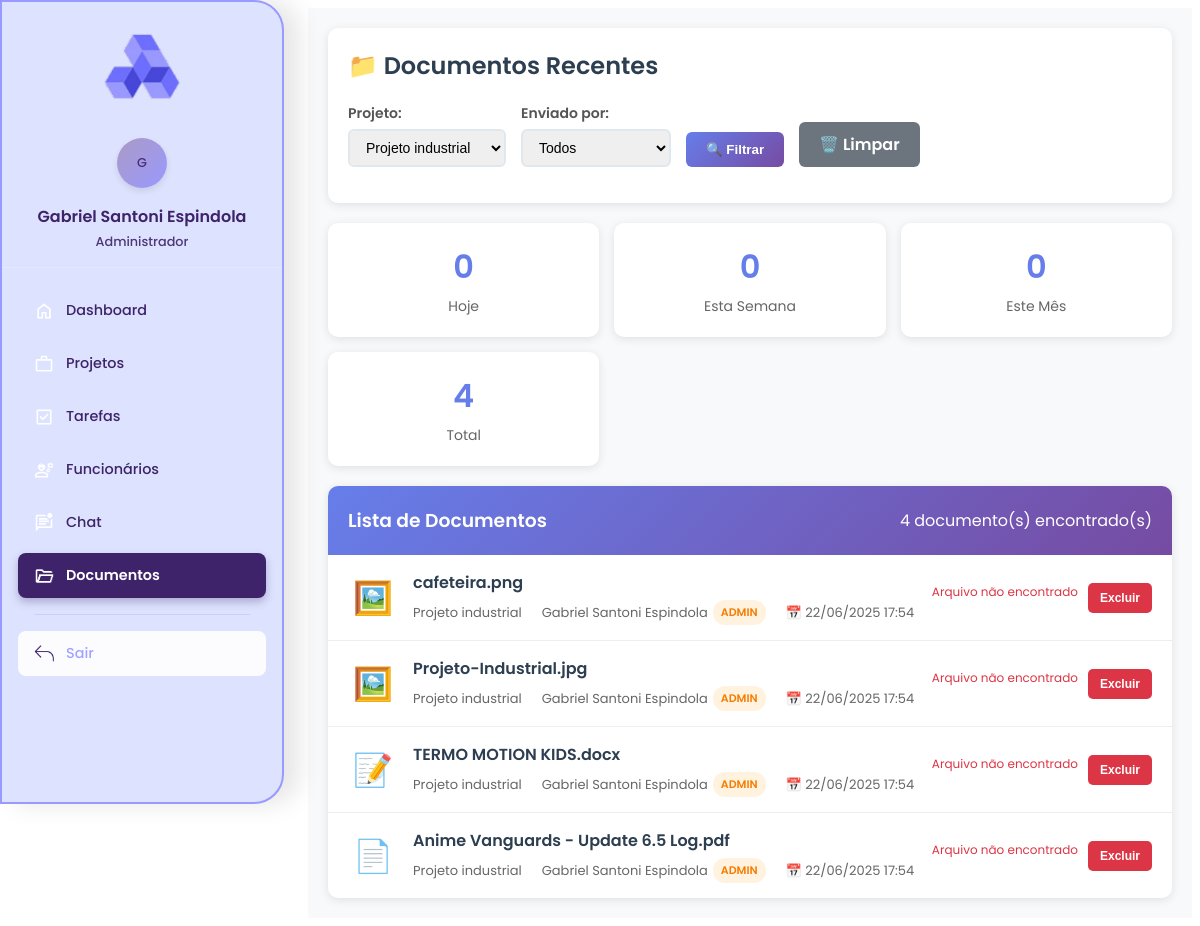
Before: /gestor/documentos/visualizar_documentos.php?projeto=2 (signed in) with the older database file.
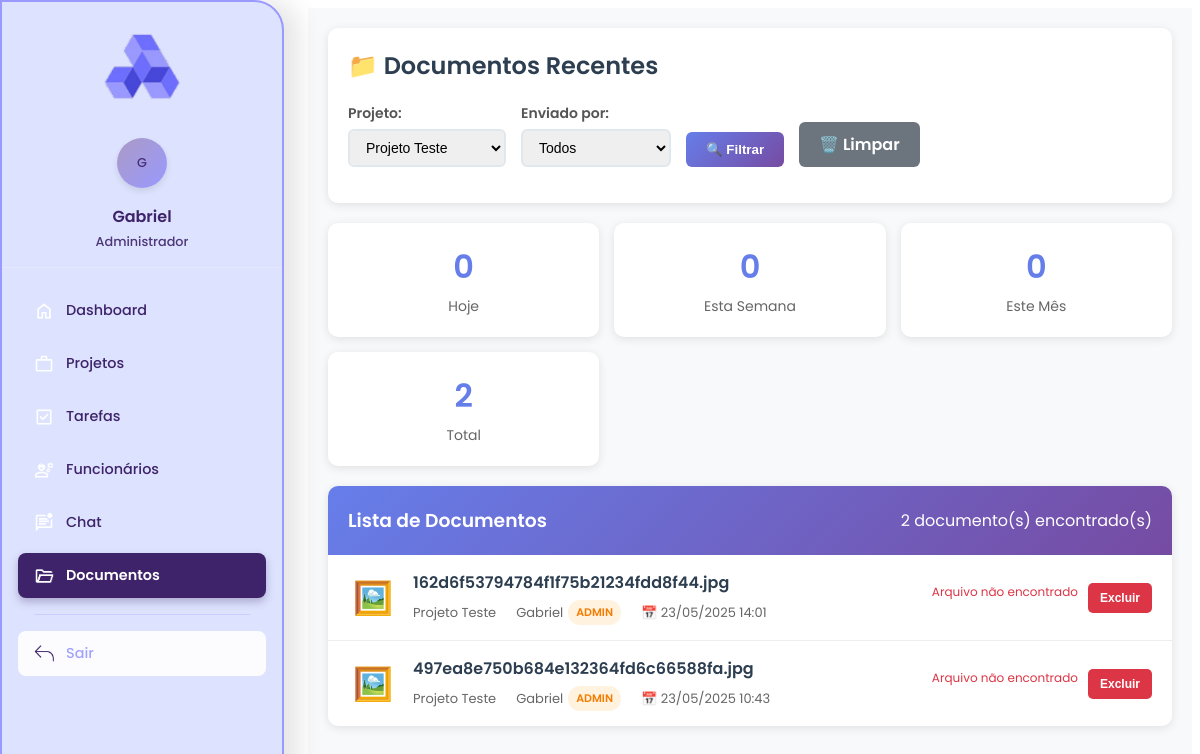
After: the same page with the newer database file.
### tables this page shows
CREATE TABLE `uploads` (
  `id` int(11) NOT NULL,
  `projeto_id` int(11) DEFAULT NULL,
  `nome_arquivo` varchar(255) DEFAULT NULL,
  `caminho_arquivo` varchar(255) DEFAULT NULL,
  `tipo` enum('cliente','funcionario') DEFAULT 'cliente',
  `enviado_por` int(11) DEFAULT NULL,
  `enviado_em` datetime DEFAULT current_timestamp()
);

### gestor/documentos/visualizar_documentos.php (the view, shortened to what the changed rows need)
<?php
include '../sidebar.php';
require '../../conexao.php';
$limite = 20;
$pagina = isset($_GET['pagina']) ? (int)$_GET['pagina'] : 1;
$offset = ($pagina - 1) * $limite;
$filtro_projeto = isset($_GET['projeto']) ? (int)$_GET['projeto'] : '';
$where_conditions = [];
$params = [];
$types = '';
if ($filtro_projeto) {
    $where_conditions[] = "u.projeto_id = ?";
    $params[] = $filtro_projeto;
    $types .= 'i';
}
$where_clause = !empty($where_conditions) ? 'WHERE ' . implode(' AND ', $where_conditions) : '';
$sql = "SELECT u.*,
               COALESCE(p.titulo, 'Projeto Removido') as projeto_titulo,
               COALESCE(us.nome, 'Usuário Removido') as enviado_por_nome,
               COALESCE(us.tipo, 'desconhecido') as enviado_por_tipo
        FROM uploads u
        LEFT JOIN projetos p ON u.projeto_id = p.id
        LEFT JOIN usuarios us ON u.enviado_por = us.id
        $where_clause
        ORDER BY u.enviado_em DESC
        LIMIT ? OFFSET ?";
$params[] = $limite;
$params[] = $offset;
$types .= 'ii';
$stmt = $conn->prepare($sql);
if (!empty($params)) {
    $stmt->bind_param($types, ...$params);
}
$stmt->execute();
$documentos = $stmt->get_result();
$sql_count = "SELECT COUNT(*) as total
              FROM uploads u
              LEFT JOIN projetos p ON u.projeto_id = p.id
              LEFT JOIN usuarios us ON u.enviado_por = us.id
              $where_clause";
if (!empty($where_conditions)) {
    $stmt_count = $conn->prepare($sql_count);
    $types_count = str_replace('ii', '', $types);
    $params_count = array_slice($params, 0, -2);
    if (!empty($params_count)) {
        $stmt_count->bind_param($types_count, ...$params_count);
    }
    $stmt_count->execute();
    $total_registros = $stmt_count->get_result()->fetch_assoc()['total'];
} else {
    $total_registros = $conn->query($sql_count)->fetch_assoc()['total'];
}
$projetos_result = $conn->query("SELECT id, titulo FROM projetos ORDER BY titulo");
function obterIconeArquivo($nomeArquivo)
{
    $extensao = strtolower(pathinfo($nomeArquivo, PATHINFO_EXTENSION));
    switch ($extensao) {
        case 'pdf':
            return '📄';
        case 'jpg':
        case 'jpeg':
        case 'png':
        case 'gif':
        case 'webp':
            return '🖼️';
        case 'doc':
        case 'docx':
            return '📝';
    }
}
function obterCaminhoArquivo($caminho_bd)
{
    $upload_dir = $_SERVER['DOCUMENT_ROOT'] . '/augebit/uploads/';
    $caminhos_possiveis = [
        $caminho_bd,
        $upload_dir . basename($caminho_bd),
        $upload_dir . $caminho_bd,
        str_replace('/uploads/uploads/', '/uploads/', $upload_dir . $caminho_bd)
    ];
    return false;
}
function obterUrlArquivo($caminho_bd)
{
    $base_url = '/augebit/uploads/';
    if (strpos($caminho_bd, 'uploads/') !== false) {
        $parte_arquivo = substr($caminho_bd, strpos($caminho_bd, 'uploads/') + 8);
        return $base_url . $parte_arquivo;
    }
    return $base_url . $caminho_bd;
}
?>
<!DOCTYPE html>
<html lang="pt-br">
<head>
    <link rel="stylesheet" href="../css/geral.css">
</head>
<body>
    <div class="main-content">
        <div class="header-section">
            <h2>📁 Documentos Recentes</h2>
            <form method="GET" class="filtros">
                <div class="filtro-grupo">
                    <label>Projeto:</label>
                    <select name="projeto">
                        <?php if ($projetos_result): ?>
                            <?php while ($proj = $projetos_result->fetch_assoc()): ?>
                                <option value="<?= $proj['id'] ?>" <?= $filtro_projeto == $proj['id'] ? 'selected' : '' ?>>
                                    <?= htmlspecialchars($proj['titulo']) ?>
                                </option>
                            <?php endwhile; ?>
                        <?php endif; ?>
                    </select>
                </div>
            </form>
        </div>
        <div class="stats-cards">
            <div class="stat-card">
                <div class="number"><?= $total_registros ?></div>
                <div class="label">Total</div>
            </div>
        </div>
        <div class="documentos-container">
            <div class="documentos-header">
                <h3 style="margin: 0;">Lista de Documentos</h3>
                <span><?= $total_registros ?> documento(s) encontrado(s)</span>
            </div>
            <?php if ($documentos->num_rows > 0): ?>
                <div class="documentos-lista">
                    <?php while ($doc = $documentos->fetch_assoc()): ?>
                        <div class="documento-item">
                            <div class="documento-icone">
                                <?= obterIconeArquivo($doc['nome_arquivo']) ?>
                            </div>
                            <div class="documento-info">
                                <div class="documento-nome">
                                    <?= htmlspecialchars($doc['nome_arquivo']) ?>
                                </div>
                                <div class="documento-detalhes">
                                    <span>
                                        <?= htmlspecialchars($doc['projeto_titulo']) ?>
                                    </span>
                                    <span>
                                        <?= htmlspecialchars($doc['enviado_por_nome']) ?>
                                        <span class="badge badge-<?= $doc['enviado_por_tipo'] ?>">
                                            <?= ucfirst($doc['enviado_por_tipo']) ?>
                                        </span>
                                    </span>
                                    <span>
                                        📅 <?= date('d/m/Y H:i', strtotime($doc['enviado_em'])) ?>
                                    </span>
                                </div>
                            </div>
                            <div class="documento-acoes">
                                <?php
                                $extensao = strtolower(pathinfo($doc['nome_arquivo'], PATHINFO_EXTENSION));
                                $caminho_fisico = obterCaminhoArquivo($doc['caminho_arquivo']);
                                $url_arquivo = obterUrlArquivo($doc['caminho_arquivo']);
                                ?>
                                <?php if ($caminho_fisico): ?>
                                    <?php if (in_array($extensao, ['jpg', 'jpeg', 'png', 'gif', 'pdf'])): ?>
                                        <a href="<?= $url_arquivo ?>"
                                            target="_blank"
                                            class="btn-acao btn-visualizar"
                                            title="Visualizar arquivo">
                                            Ver
                                        </a>
                                    <?php endif; ?>
                                    <a href="<?= $url_arquivo ?>"
                                        download="<?= htmlspecialchars($doc['nome_arquivo']) ?>"
                                        class="btn-acao btn-download"
                                        title="Baixar arquivo">
                                        Baixar
                                    </a>
                                <?php else: ?>
                                    <span style="color: #dc3545; font-size: 12px;">Arquivo não encontrado</span>
                                <?php endif; ?>
                                <?php if ($_SESSION['usuario_tipo'] === 'admin'): ?>
                                    <button onclick="confirmarExclusao(<?= $doc['id'] ?>, '<?= addslashes($doc['nome_arquivo']) ?>')"
                                        class="btn-acao btn-excluir"
                                        title="Excluir documento">
                                        Excluir
                                    </button>
                                <?php endif; ?>
                            </div>
                        </div>
                    <?php endwhile; ?>
                </div>
            <?php endif; ?>
        </div>
    </div>
</body>
</html>

### gestor/sidebar.php (shortened to what the changed rows need)
<?php
function getUserTypeName($type)
{
    $types = [
        'admin' => 'Administrador',
        'funcionario' => 'Funcionário',
        'cliente' => 'Cliente'
    ];
    return $types[$type] ?? 'Usuário';
}
function getCurrentDepth()
{
    $currentPath = $_SERVER['REQUEST_URI'];
    $pathParts = explode('/', trim($currentPath, '/'));
    $pathParts = array_filter($pathParts);
    $augebitIndex = array_search('augebit', $pathParts);
    if ($augebitIndex !== false) {
        return count($pathParts) - $augebitIndex - 1;
    }
    return 0;
}
$depth = getCurrentDepth();
$basePath = str_repeat('../', $depth) . 'augebit/gestor/';
$assetsPath = str_repeat('../', $depth) . 'augebit/assets/';
$navigation = [
    'all' => [
        [
            'icon' => 'icones/Dashboard.png',
            'label' => 'Dashboard',
            'url' => $basePath . 'dashboard_gestor.php',
            'active' => basename($_SERVER['PHP_SELF']) === 'dashboard_gestor.php'
        ],
        [
            'icon' => 'icones/projetos.png',
            'label' => 'Projetos',
            'url' => $basePath . 'projetos/listar_projetos.php',
            'active' => strpos($_SERVER['PHP_SELF'], 'projetos') !== false
        ],
        [
            'icon' => 'icones/NovaTarefa.png',
            'label' => 'Tarefas',
            'url' => $basePath . 'tarefas/tarefas.php',
            'active' => strpos($_SERVER['PHP_SELF'], 'tarefas') !== false
        ],
        [
            'icon' => 'icones/funcionarios.png',
            'label' => 'Funcionários',
            'url' => $basePath . 'usuarios/funcionarios.php',
            'active' => strpos($_SERVER['PHP_SELF'], 'funcionarios') !== false
        ],
        [
            'icon' => 'icones/chat.png',
            'label' => 'Chat',
            'url' => $basePath . 'chat.php',
            'active' => basename($_SERVER['PHP_SELF']) === 'chat.php'
        ],
        [
            'icon' => 'icones/documentos.png',
            'label' => 'Documentos',
            'url' => $basePath . 'documentos/visualizar_documentos.php',
            'active' => strpos($_SERVER['PHP_SELF'], 'documentos') !== false
        ]
    ],
];
$userType = $_SESSION['usuario_tipo'] ?? 'cliente';
$navItems = array_merge(
    $navigation['all'] ?? [],
    $navigation[$userType] ?? []
);
?>
<nav class="sidebar" id="sidebar">
    <div class="user-info">
        <div class="user-avatar">
            <span><?= strtoupper(substr($_SESSION['usuario_nome'] ?? 'U', 0, 1)) ?></span>
        </div>
        <h3><?= htmlspecialchars($_SESSION['usuario_nome'] ?? 'Usuário') ?></h3>
        <span><?= getUserTypeName($userType) ?></span>
    </div>
    <ul class="nav-menu">
        <?php foreach ($navItems as $item): ?>
            <li class="nav-item">
                <a href="<?= htmlspecialchars($item['url']) ?>" class="nav-link <?= $item['active'] ? 'active' : '' ?>"
                    title="<?= htmlspecialchars($item['label']) ?>" data-url="<?= htmlspecialchars($item['url']) ?>">
                    <span class="nav-icon">
                        <img src="<?= $assetsPath ?>img/<?= $item['icon'] ?>" alt="<?= htmlspecialchars($item['label']) ?>"
                            onerror="this.src='<?= $assetsPath ?>img/icones/default.png'">
                    </span>
                    <span class="nav-text"><?= htmlspecialchars($item['label']) ?></span>
                </a>
            </li>
        <?php endforeach; ?>
    </ul>
</nav>

Changed rows visible on the page:
no longer on this page (row edited): uploads: nome_arquivo "🖼️", nome_arquivo "cafeteira.png", projeto_titulo "Projeto industrial", enviado_por_nome "Gabriel Santoni Espindola", enviado_por_tipo "ADMIN", enviado_em "22/06/2025 17:54", shows "Arquivo não encontrado"
no longer on this page (row edited): uploads: nome_arquivo "🖼️", nome_arquivo "Projeto-Industrial.jpg", projeto_titulo "Projeto industrial", enviado_por_nome "Gabriel Santoni Espindola", enviado_por_tipo "ADMIN", enviado_em "22/06/2025 17:54", shows "Arquivo não encontrado"
no longer on this page (row edited): uploads: nome_arquivo "📝", nome_arquivo "TERMO MOTION KIDS.docx", projeto_titulo "Projeto industrial", enviado_por_nome "Gabriel Santoni Espindola", enviado_por_tipo "ADMIN", enviado_em "22/06/2025 17:54", shows "Arquivo não encontrado"
no longer on this page (row edited): uploads: nome_arquivo "📄", nome_arquivo "Anime Vanguards - Update 6.5 Log.pdf", projeto_titulo "Projeto industrial", enviado_por_nome "Gabriel Santoni Espindola", enviado_por_tipo "ADMIN", enviado_em "22/06/2025 17:54", shows "Arquivo não encontrado"
added uploads: nome_arquivo "🖼️", nome_arquivo "162d6f53794784f1f75b21234fdd8f44.jpg", projeto_titulo "Projeto Teste", enviado_por_nome "Gabriel", enviado_por_tipo "ADMIN", enviado_em "23/05/2025 14:01", shows "Arquivo não encontrado"
now on this page (row edited): uploads: nome_arquivo "🖼️", nome_arquivo "497ea8e750b684e132364fd6c66588fa.jpg", projeto_titulo "Projeto Teste", enviado_por_nome "Gabriel", enviado_por_tipo "ADMIN", enviado_em "23/05/2025 10:43", shows "Arquivo não encontrado"
Other visible differences:
$_SESSION['usuario_nome']: "Gabriel Santoni Espindola" → "Gabriel"
form field projeto: "Projeto industrial" → "Projeto Teste"
$total_registros: "4" → "2"
